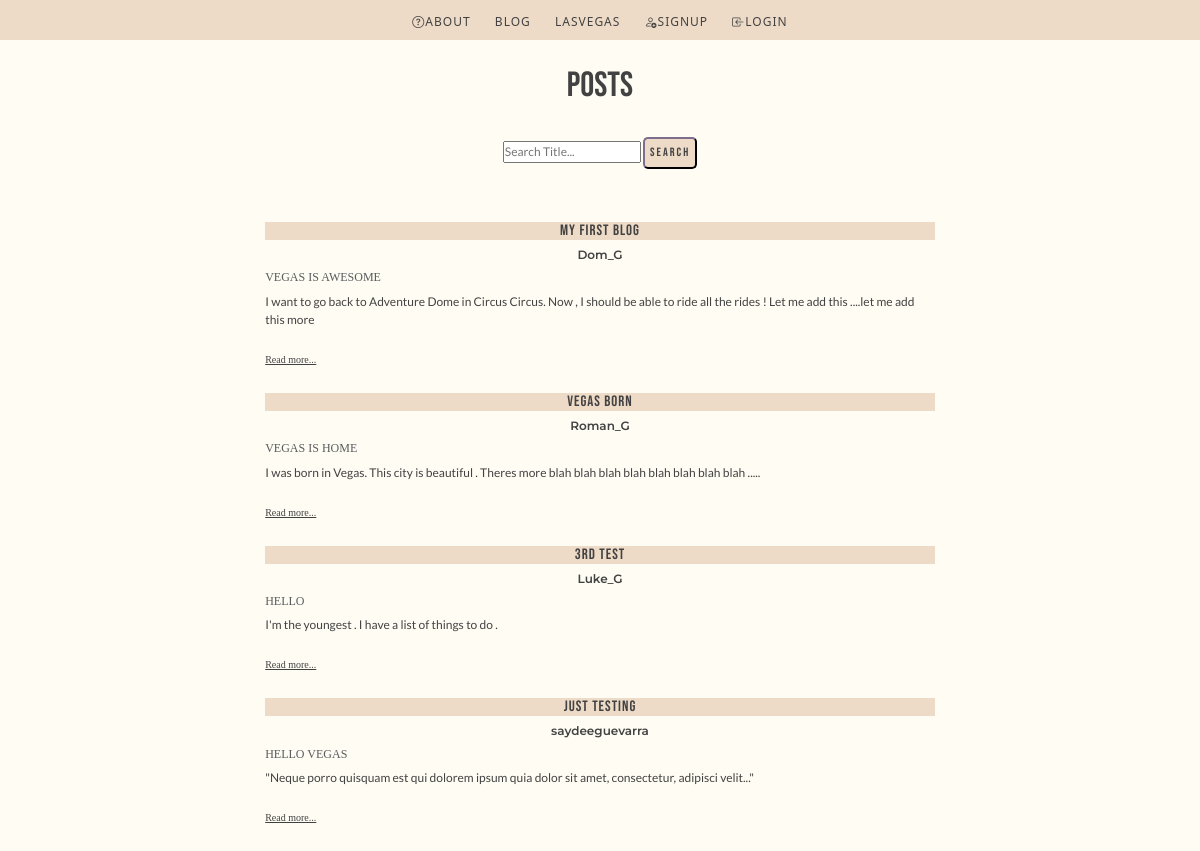
The app's page /, older data.
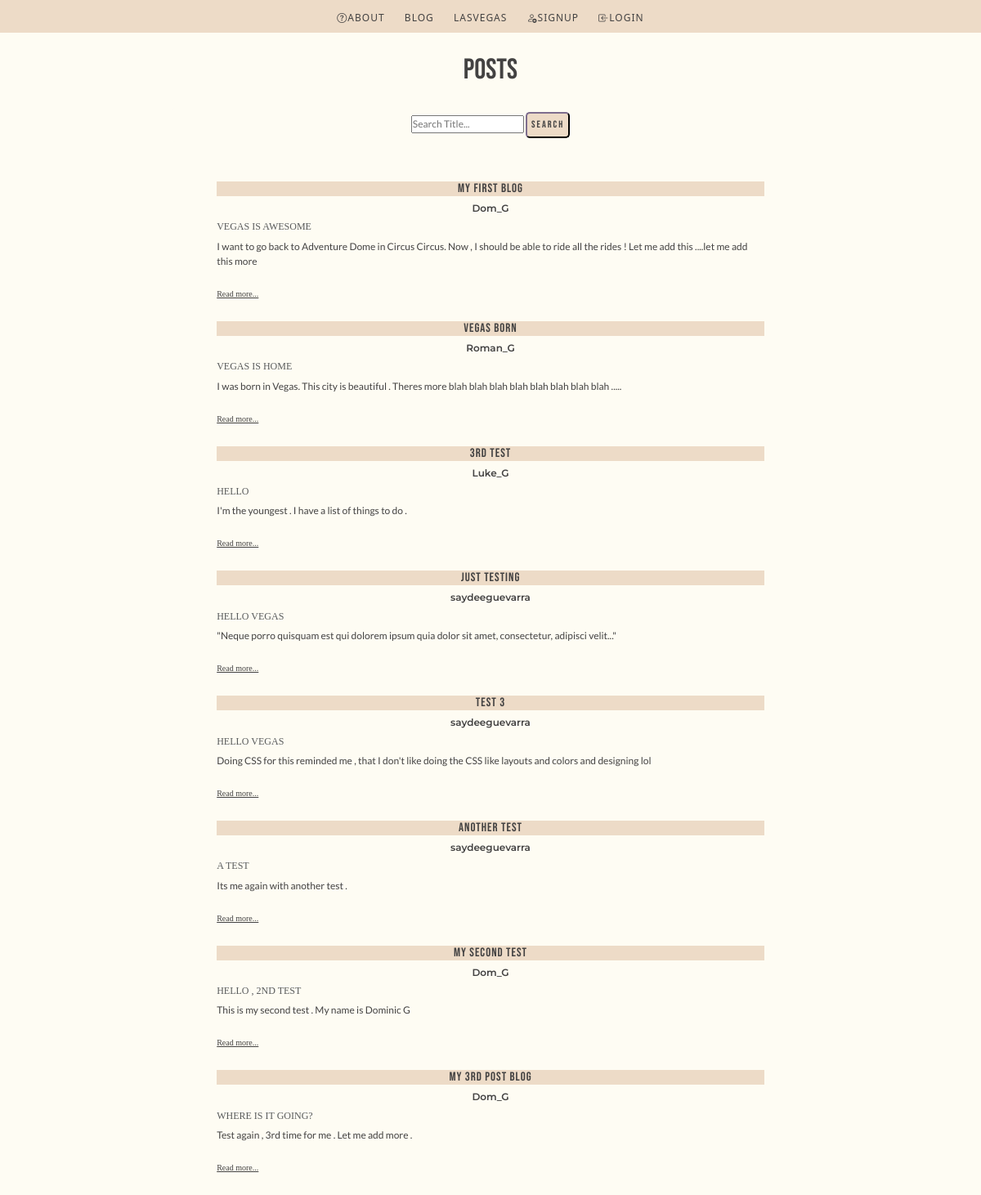
The same page, newer data.
### posts/models.py (models this page shows, shortened)
class Post(models.Model):
    title = models.CharField(max_length=128)
    subtitle = models.CharField(max_length=128)
    author = models.ForeignKey(
        "auth.User",
        on_delete=models.CASCADE
    )
    body = models.TextField()
    created_on = models.DateTimeField(auto_now_add=True)
    active = models.BooleanField(default=True)

### posts/views.py (the view)
# urls.py: path("", PostListView.as_view(), name="list"),
class PostListView(ListView):
    template_name = "posts/list.html"
    model = Post

### templates/posts/list.html (shortened to what this page needs)
{% extends 'base.html' %}
{% block content %}
<h1>Posts</h1>
    <form id="form-blog" action="{% url 'search' %}" method="get">
        <input id="inputsearch"  type="text" name="q" placeholder="Search Title..." >
        <button id="buttonsearch"  type="submit" >Search</button>
    </form>
{% for post in post_list %}
    <div class="card-list">
        <div class="card-body-list">
            <h5 class= "card-title-list">{{ post.title }}</h5>
            <h5 class="author"> {{ post.author }}</h5>
            <h6 class= "card-subtitle=list mb-2 text-muted">{{ post.subtitle }}</h6>
            <p class="card-text">{{ post.body|truncatechars:500 }}</p>
            <a href="{% url 'detail' post.id %}" class="card-link">Read more...</a>
        </div>
    </div>
    {% endfor %}
{% endblock content %}

### templates/base.html (shortened to what this page needs)
{% load static %}
<!DOCTYPE html>
<html lang="en">
<head>
    <link
        href="https://cdn.jsdelivr.net/npm/bootstrap@5.3.0-alpha1/dist/css/bootstrap.min.css"
        rel="stylesheet"
>
    <link rel="stylesheet" href="https://cdn.jsdelivr.net/npm/bootstrap-icons@1.10.3/font/bootstrap-icons.css">
    <link rel="stylesheet" type="text/css" href="{% static '/css/base.css' %}">
</head>
<body class="base-body">
    <nav class="navbar">
        <div class="navbar-div">
            <a class="baselink" id="about" href="{% url 'about' %}"><i class="bi bi-question-circle"></i>About</a>
            <a class="baselink" id="blog" href="{% url 'home' %}">Blog</a>
            <a class="baselink" id="lasvegas" href="https://www.visitlasvegas.com/las-vegas-strip/">LASVEGAS</a>
            {% if user.is_authenticated %}
                <a class="baselink" id="posts" href="{% url 'list' %}">Posts</a>
                <a class="baselink" id="newpost" href="{% url 'new' %}">NewPost</a>
                <a class="baselink" id="newpost" href="{% url 'password_change' %}">Password_Change</a>
                <a class="baselink" id="logout" href="{% url 'logout' %}"><i class="bi bi-box-arrow-right"></i>LogOut</a>
            {% else %}
                <a  class="baselink" id="signup-home" href="{% url 'signup' %}"><i class="bi bi-person-add"></i>SignUP</a>
                <a  class="baselink" id="login-home" href="{% url 'login' %}"><i class="bi bi-box-arrow-in-left"></i>Login</a>
            {% endif %}
        </div>
    </nav>
    <div class="container">
        {% block content %}
        {% endblock content %}
    </div>
</body>
</html>

### static/css/base.css (style rules this page uses)
* { padding: 0; margin: 0; color: #434242; }
h1 { font-family: 'Bebas Neue', cursive; font-size: 35px; color: #434242; text-align: center; margin-top: 25px; margin-bottom: 25px; }
body { background-color: #FEFCF3; }
.card-text { font-family: 'Lato', sans-serif; font-size: 12px; }
.card-list { width: 60%; display:flex; flex-direction: column; margin-left: auto; margin-right: auto; }
.card-title-list { font-family: 'Bebas Neue', cursive; font-size: 15px; color: #434242; letter-spacing: 1px; text-align: center; background-color: #EDDBC7; }
.author { font-size: 12px; font-family: 'Montserrat', serif; font-weight: 600; text-align: center; }
h6 { color: #434242; font-family: 'Merriweather', serif; font-size: 12px; margin-left: auto; margin-right: auto; text-transform: uppercase; }
.card-link { color: #434242; font-family: 'Merriweather', serif; font-size: 10px; }
form { background-color: #EDDBC7; padding: 5px; width: 70%; font-size: 12px; text-align: center; margin: auto; font-family: 'Lato', sans-serif; border-radius: 5px; }
nav.navbar { display: flex; flex-direction: row; justify-content: center; background-color: #EDDBC7; height:40px; word-spacing: 10px; }
.baselink { text-transform: uppercase; background-color: #EDDBC7; color:#434242; font-weight: 400; letter-spacing: 1px; font-size: 12px; text-decoration: none; transition: all 0.7s ease-in-out 0s; cursor: pointer; margin-top: -10px; padding: 5px; }
#form-blog { background-color: #FEFCF3; }
#buttonsearch { font-size: 12px; padding: 5px; border-radius: 5px; letter-spacing: 2px; background-color: #EDDBC7; color: #434242; border-color:#332C39; text-transform: uppercase; font-family: 'Bebas Neue', cursive; }

Row changes from the older to the newer data that the page shows:
added Post: title "Test 3", author "saydeeguevarra", subtitle "HELLO VEGAS", body "Doing CSS for this reminded me , that I don't like doing the CSS like layouts and colors and designing lol"
added Post: title "Another Test", author "saydeeguevarra", subtitle "A TEST", body "Its me again with another test ."
added Post: title "My Second Test", author "Dom_G", subtitle "HELLO , 2ND TEST", body "This is my second test . My name is Dominic G"
added Post: title "My 3rd Post Blog", author "Dom_G", subtitle "WHERE IS IT GOING?", body "Test again , 3rd time for me . Let me add more ."
